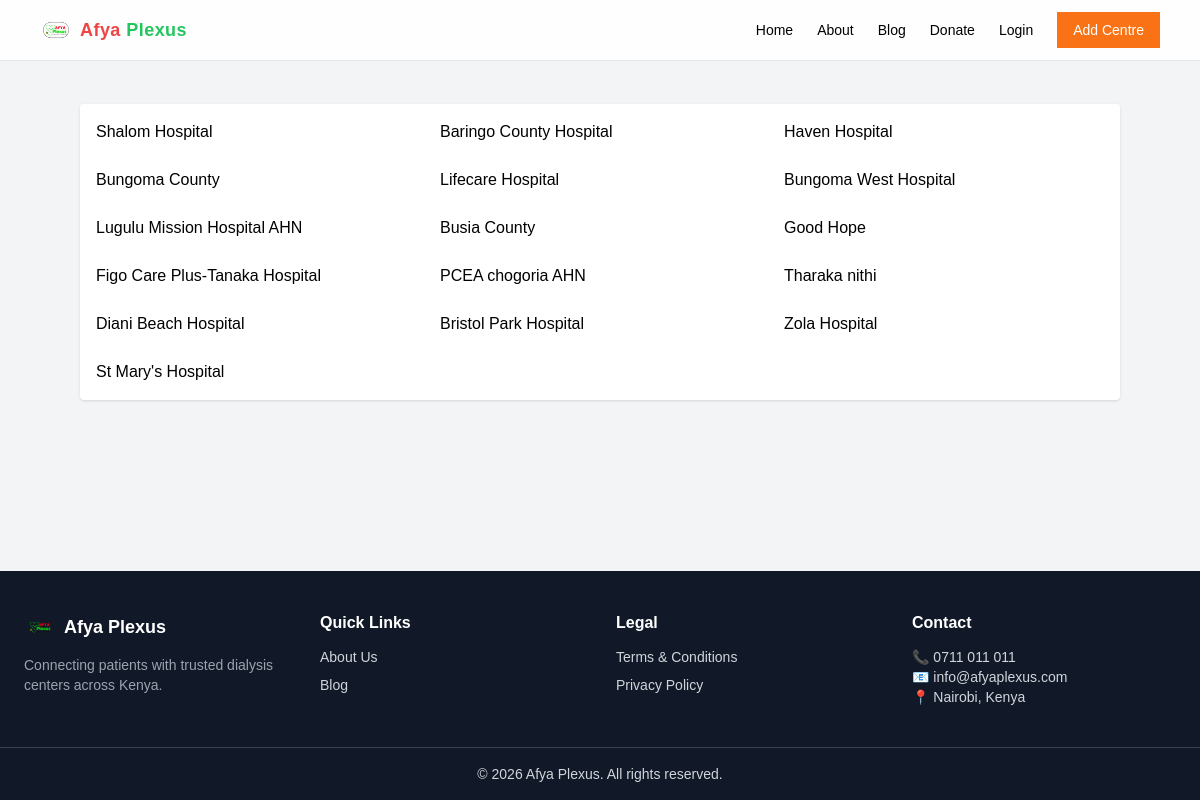
The app's page /hospital_search with its own data.
### hospital/models.py (models this page shows, shortened)
class Hospital(models.Model):
	id = models.UUIDField(primary_key=True, default=uuid.uuid1, editable=False)
	name = models.CharField(max_length=200)
	mobile_number = models.CharField(max_length=20,default="-")
	alternative_number = models.CharField(max_length=20,default="-")
	email_address = models.CharField(max_length=100,default="-")
	website =models.CharField(max_length=100,null=True,blank=True)
	centre_type = models.CharField(max_length=200,default='Public')
	mobile_pysical = models.CharField(max_length=20,default='Physical')
	county = models.CharField(max_length=20,null=True,blank=True)
	constituent = models.CharField(max_length=20,null=True,blank=True)
	location = models.TextField(null=True,blank=True)
	google_pin = models.CharField(max_length=50,null=True,blank=True)
	ward = models.CharField(max_length=20,null=True,blank=True)
	description = models.TextField(null=True,blank=True)
	date = models.DateField(default=timezone.now)
	user = models.ForeignKey(User, related_name='hospital', on_delete=models.SET_NULL,null=True,blank=True)
	status = models.CharField(max_length=20,default='active')
	image = models.FileField(upload_to='hospital/%Y/%m/%d/'')/%Y/%m/%d/',blank=True,null=True)
	latitude = models.FloatField(null=True, blank=True)
	longitude = models.FloatField(null=True, blank=True)
	def __str__(self):
		return self.name

### hospital/views.py (the view, shortened to what this page needs)
# urls.py: path('hospital_search', views.hospital_search, name='hospital_search'),
def hospital_search(request):
    hospitals = Hospital.objects.all()
    query = request.GET.get('q')
    user_lat = request.GET.get('lat')
    user_lng = request.GET.get('lng')
    if query:
        hospitals = hospitals.filter(
            Q(name__icontains=query) |
            Q(location__icontains=query)
        )
    context = {
        'hospital': hospitals
    }
    print(context)
    return render(request, 'hospital/hospital_search.html', context)

### hospital/templates/hospital/hospital_search.html
{% extends 'base.html' %}
{% load static %}
{% load humanize %}
{% block content %}
<div class="lg:px-10 py-6">
  <div class="grid lg:grid-cols-3 gap-6 bg-white p-4 rounded shadow">
    {% for hospital in hospital %}
      <p> {{hospital.name}}</a></p>
    {% endfor %}
  </div>
</div>
{% endblock %}

### static/styles.css (style rules this page uses)
body { font-family: Arial, sans-serif; }

### records on screen
Hospital: name "Shalom Hospital"
Hospital: name "Baringo County Hospital"
Hospital: name "Haven Hospital"
Hospital: name "Bungoma County"
Hospital: name "Lifecare Hospital"
Hospital: name "Bungoma West Hospital"
Hospital: name "Lugulu Mission Hospital AHN"
Hospital: name "Busia County"
Hospital: name "Good Hope"
Hospital: name "Figo Care Plus-Tanaka Hospital"
Hospital: name "PCEA chogoria AHN"
Hospital: name "Tharaka nithi"
Hospital: name "Diani Beach Hospital"
Hospital: name "Bristol Park Hospital"
Hospital: name "Zola Hospital"
Hospital: name "St Mary's Hospital"
